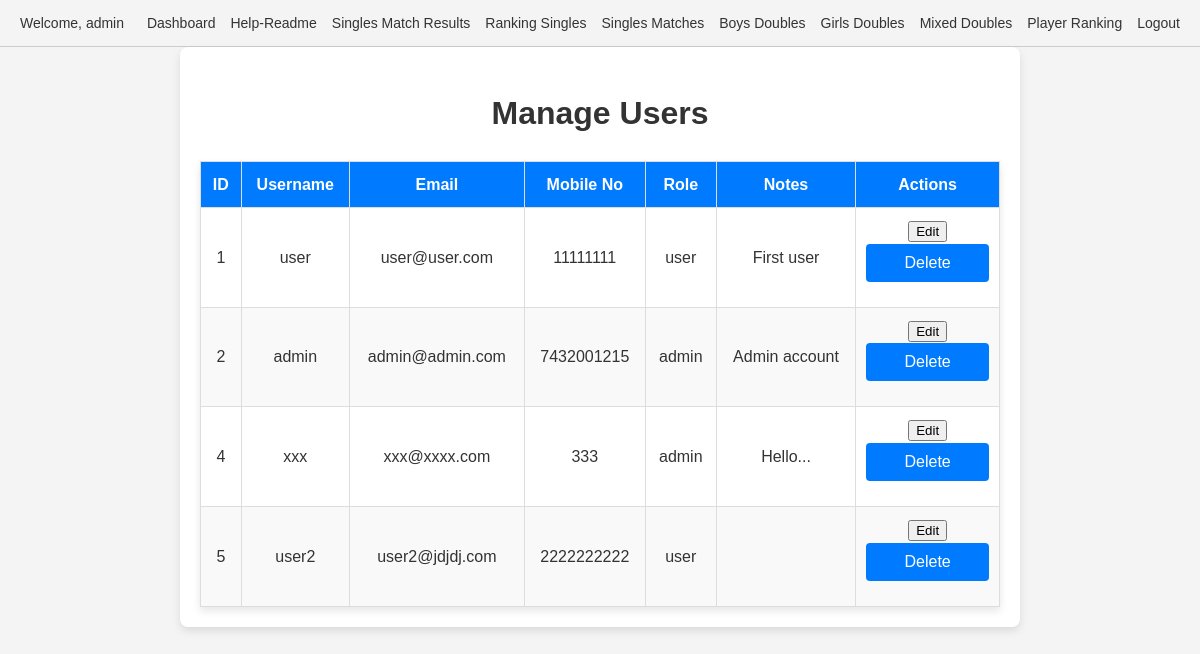
The page /manage_users.php (signed in) on the database as committed earlier.
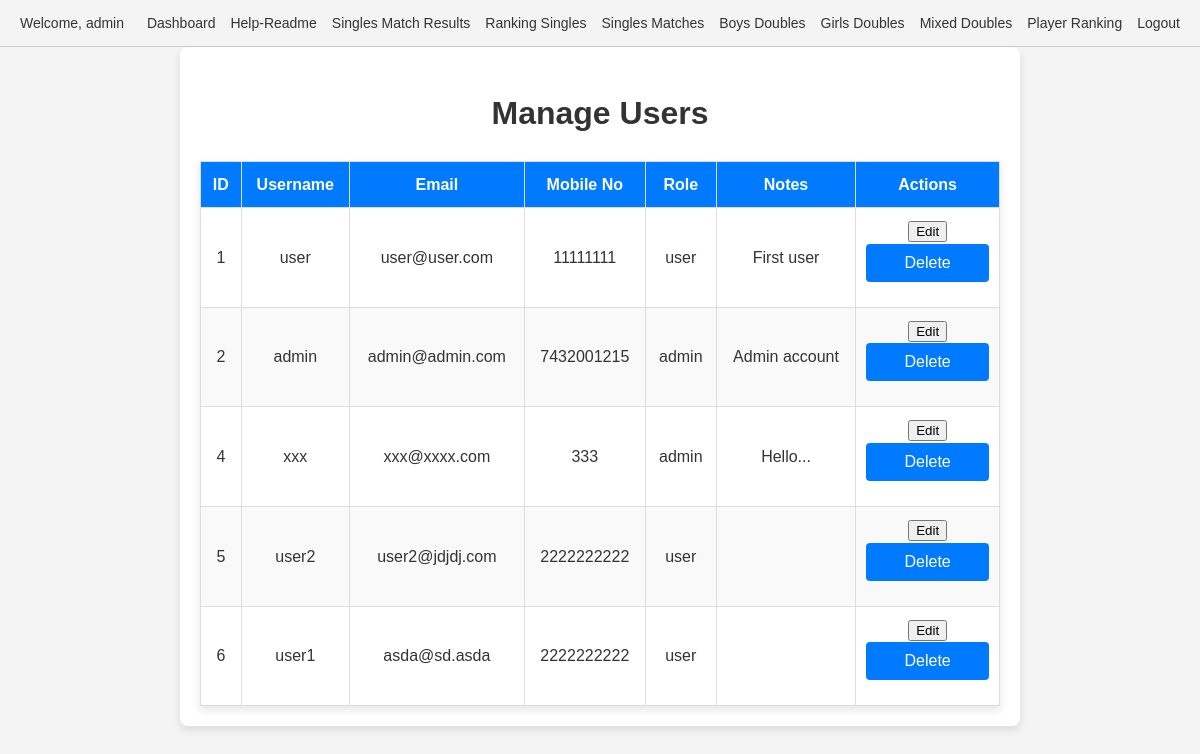
The same page on the database as committed later.
### tables this page shows
CREATE TABLE `users` (
  `id` int(11) NOT NULL,
  `username` varchar(255) NOT NULL,
  `password` varchar(255) NOT NULL,
  `mobile_no` varchar(20) DEFAULT NULL,
  `notes` text DEFAULT NULL,
  `role` enum('admin','user','visitor','moderator') NOT NULL DEFAULT 'visitor',
  `created_at` timestamp NULL DEFAULT current_timestamp(),
  `email` varchar(255) DEFAULT NULL,
  `last_login` datetime DEFAULT NULL
);

### manage_users.php (the view, shortened to what this page needs)
<?php
include 'header.php';
require 'auth.php';
$query = "SELECT id, username, email, mobile_no, role, notes FROM users";
$result = $conn->query($query);
?>
<!DOCTYPE html>
<html lang="en">
<head>
    <link rel="stylesheet" href="styles.css">
</head>
<body>
    <div class="container">
        <h1>Manage Users</h1>
        <?php if ($result->num_rows > 0): ?>
        <table>
            <thead>
                <tr>
                    <th>ID</th>
                    <th>Username</th>
                    <th>Email</th>
                    <th>Mobile No</th>
                    <th>Role</th>
                    <th>Notes</th>
                    <th>Actions</th>
                </tr>
            </thead>
            <tbody>
                <?php while ($row = $result->fetch_assoc()): ?>
                <tr>
                    <td><?= htmlspecialchars($row['id']) ?></td>
                    <td><?= htmlspecialchars($row['username']) ?></td>
                    <td><?= htmlspecialchars($row['email'] ?? '') ?></td>
                    <td><?= htmlspecialchars($row['mobile_no'] ?? '') ?></td>
                    <td><?= htmlspecialchars($row['role']) ?></td>
                    <td><?= htmlspecialchars($row['notes'] ?? '') ?></td>
                    <td>
                        <button onclick="openEditModal(
                            <?= $row['id'] ?>,
                            '<?= htmlspecialchars($row['username'], ENT_QUOTES) ?>',
                            '<?= htmlspecialchars($row['email'] ?? '', ENT_QUOTES) ?>',
                            '<?= htmlspecialchars($row['mobile_no'] ?? '', ENT_QUOTES) ?>',
                            '<?= htmlspecialchars($row['notes'] ?? '', ENT_QUOTES) ?>'
                        )">Edit</button>
                        <form method="post" style="display:inline;">
                            <button type="submit" name="action" value="delete">Delete</button>
                        </form>
                    </td>
                </tr>
                <?php endwhile; ?>
            </tbody>
        </table>
        <?php else: ?>
        <p>No users found.</p>
        <?php endif; ?>
    </div>
</body>
</html>

Rows that differ between the two databases and show on the page:
added users: id "6", username "user1", email "asda@sd.asda", mobile_no "2222222222", role "user"
